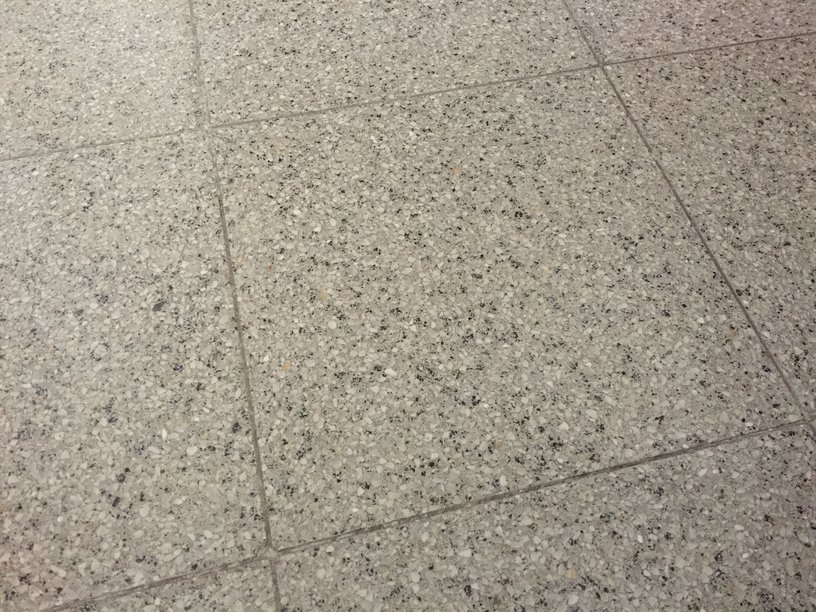
#> input picture week8_DLT/in.jpg, 816 x 612 px
$ python lab8.py   (Python 2 division)   (older library calls are emulated)
#> lines starting #> are read from the running program, lines starting #| are printed output that depends on the picture
import sys
import numpy as np
import cv2
import math
from numpy.linalg import inv
def read_image(img_name):
#> called with img_name = 'in.jpg'
    img = cv2.imread(img_name,0)
#> img: shape (612, 816); min 0, max 254, mean 155.4
    if img is None:
        print ("file: '{}' could not read".format(img_name))
        return -1
    else:
        return img

def find_avg_point(points):
    avgx = 0
    avgy = 0

    for p1 in points:
        avgx = avgx + p1[0]
        avgy = avgy + p1[1]

    avgp = (avgx/len(points),avgy/len(points))
    return avgp

def find_avg_distance(points):
    avg = 0
    for p in points:
        avg = avg + math.sqrt(pow(p[0],2)+pow(p[1],2))

    avg = avg/len(points)
    return avg

if __name__ == "__main__":
    img = read_image("in.jpg")
    rows,cols = img.shape
#> rows = 612; cols = 816
    #Read correspondence from corrs.txt
    points1 = [ ]
    points2 = [ ]
    corr_img = open("corrs.txt")
#> (reads week8_DLT/corrs.txt from the repository)
    for line in corr_img:
        splited_point =  line.split(',')
        point1 = splited_point[0].split(' ')
        point2 = splited_point[1].split(' ')
        points1.append((float(point1[0]),float(point1[1])))
        points2.append((float(point2[1]),float(point2[2])))

    points1 = np.array(points1)
    points2 = np.array(points2)
    ## Find normalization parameters
    avgp_1 = find_avg_point(points1)
    avgp_2 = find_avg_point(points2)
    print("avg point 1 : {}\t{}".format(avgp_1[0],avgp_1[1]))
    print("avg point 2 : {}\t{}".format(avgp_2[0],avgp_2[1]))
    moved_points1 = []
    moved_points2 = []
    for (p1,p2) in zip(points1,points2):
        temp1 = [(p1[0]-avgp_1[0]),(p1[1]-avgp_1[1])]
        temp2 = [(p2[0]-avgp_2[0]),(p2[1]-avgp_2[1])]
        moved_points1.append(temp1)
        moved_points2.append(temp2)

    avgdistance_1 = find_avg_distance(moved_points1)
    avgdistance_2 = find_avg_distance(moved_points2)
    print("average distance 1: {}".format(avgdistance_1))
    print("average distance 2: {}".format(avgdistance_2))
    scale1 = math.sqrt(2)/avgdistance_1
    scale2 = math.sqrt(2)/avgdistance_2
    for (p1,p2) in zip(moved_points1,moved_points2):
        p1[0] = p1[0]*scale1
        p1[1] = p1[1]*scale1
        p2[0] = p2[0]*scale2
        p2[1] = p2[1]*scale2

        ##print("point 1: {},{}\t point2: {},{}".format(p1[0],p1[1],p2[0],p2[1]))
    ## Calculate T matrices from founded parameters
    t1 = np.array([ [scale1,0,-1*avgp_1[0]*scale1],
                    [0,scale1,-1*avgp_1[1]*scale1],
                    [0,0,1]
                    ])
    t2 = np.array([ [scale2,0,-1.0*avgp_2[0]*scale2],
                    [0,scale2,-1.0*avgp_2[1]*scale2],
                    [0,0,1]
                    ])
    ## Construct A matrices from normalized correspondences
    A = np.zeros((len(moved_points1)*2,9))
    i = 0
    for (p1,p2) in zip(moved_points1,moved_points2):
        A[i]   = [0,0,0, -1*p1[0], -1*p1[1], -1, p2[1]*p1[0], p2[1]*p1[1], p2[1]]
        A[i+1] = [p1[0], p1[1], 1, 0, 0, 0, -1*p2[0]*p1[0], -1*p2[0]*p1[1], -1*p2[0]]
        i = i+2
    ## Evaluate SVD of A matrix to find Homograpy from correspondences
    vt = cv2.SVDecomp(A)[2]
    Hprime = vt[-1]
    Hprime = np.array(Hprime).reshape(3,3)
    ## Unnormalize to extract H matrix T'-1hT
    H = np.dot(inv(t2),Hprime)
    H = np.dot(H,t1)

    ## Warp Homograpy
    warped = np.zeros(img.shape,np.float)
    warped = cv2.warpPerspective(img,H,(img.shape[1],img.shape[0]))
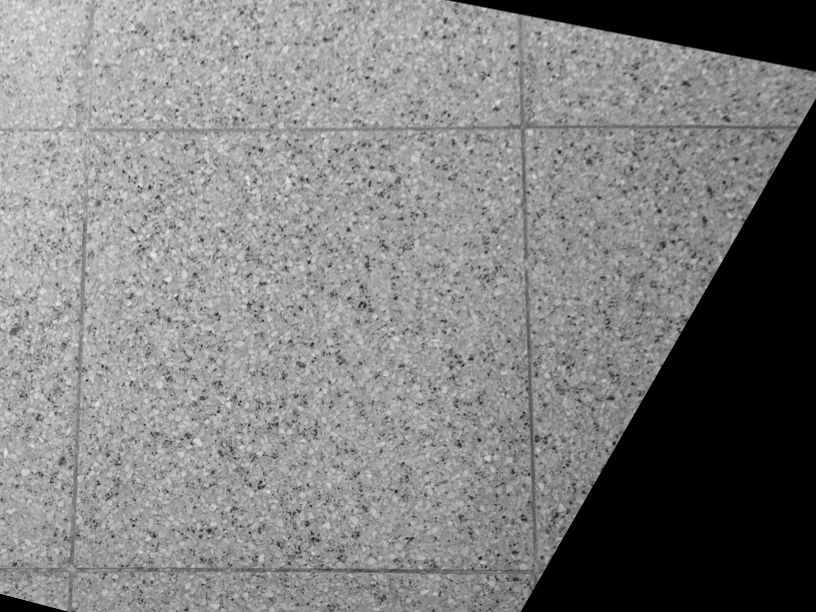
#> warped: shape (612, 816); min 0, max 236, mean 126.8
    cv2.imwrite("warped.png",warped)

    p = np.dot(H,np.asarray([points1[0][0],points1[0][1],1]))
    print p/p[2]
